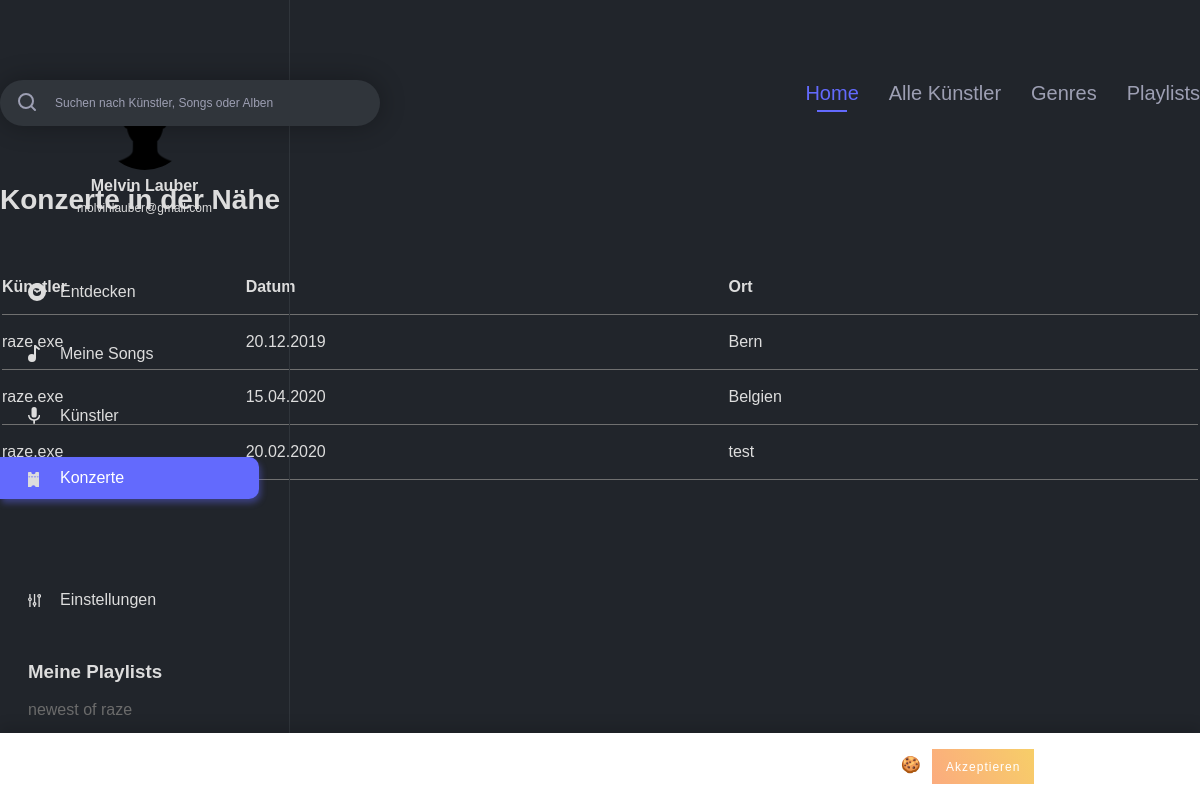
The page /events.php (signed in) on the database as committed earlier.
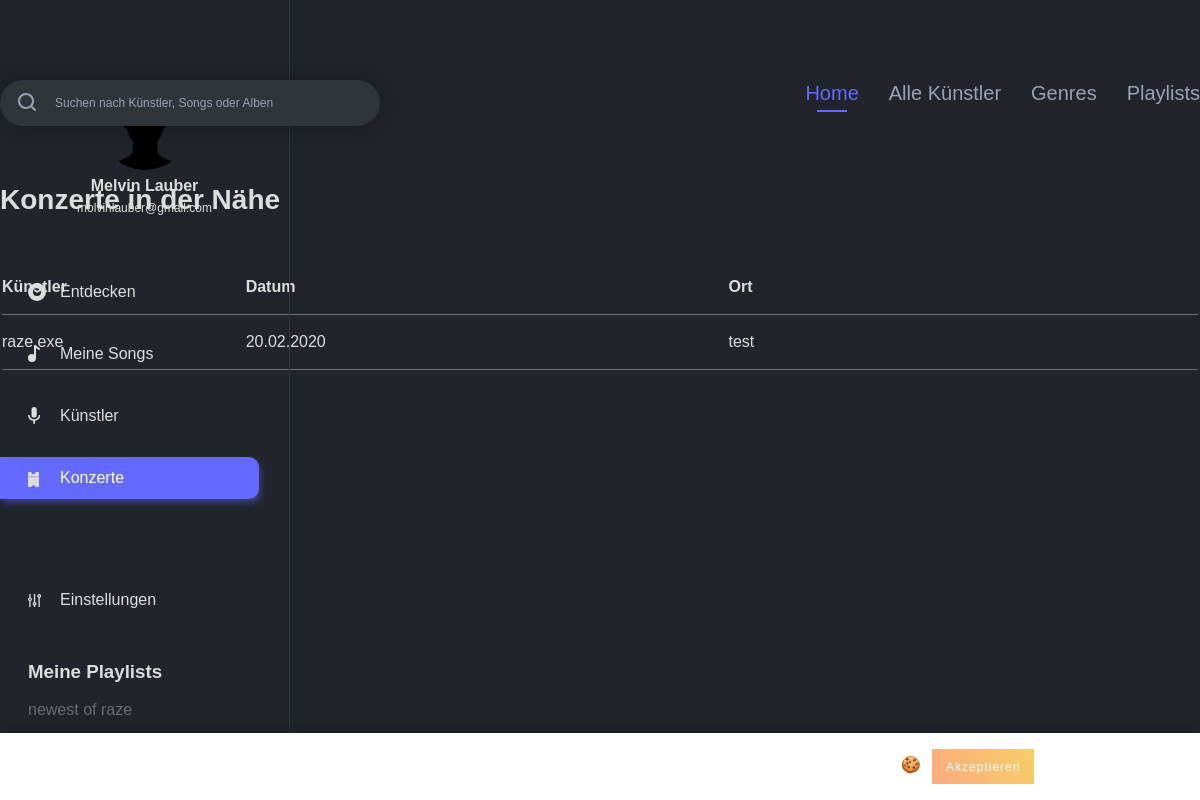
The same page on the database as committed later.
### tables this page shows
CREATE TABLE IF NOT EXISTS `users` (
  `id` int(11) NOT NULL AUTO_INCREMENT,
  `username` varchar(255) NOT NULL,
  `email` varchar(255) NOT NULL,
  `firstname` varchar(255) NOT NULL,
  `lastname` varchar(255) NOT NULL,
  `password_hash` varchar(255) NOT NULL,
  `password_token` varchar(255) NOT NULL,
  `is_artist` int(1) NOT NULL,
  `has_darkmode` tinyint(1) NOT NULL,
  PRIMARY KEY (`id`),
  UNIQUE KEY `username` (`username`),
  UNIQUE KEY `email` (`email`)
);

CREATE TABLE IF NOT EXISTS `playlist` (
  `playlist_id` int(11) NOT NULL AUTO_INCREMENT,
  `playlist_name` varchar(255) NOT NULL,
  `user_id` int(11) NOT NULL,
  `playlist_description` text NOT NULL,
  PRIMARY KEY (`playlist_id`),
  KEY `playlist_fk0` (`user_id`)
);

CREATE TABLE IF NOT EXISTS `events` (
  `id` int(11) NOT NULL AUTO_INCREMENT,
  `artist_id_link` int(11) NOT NULL,
  `event_name` varchar(255) NOT NULL,
  `place` varchar(255) NOT NULL,
  `event_date` date NOT NULL,
  PRIMARY KEY (`id`),
  KEY `artist_id_link` (`artist_id_link`)
);

CREATE TABLE IF NOT EXISTS `artist` (
  `artist_id` int(11) NOT NULL AUTO_INCREMENT,
  `user_id` int(11) NOT NULL,
  `artist_firstname` varchar(255) NOT NULL,
  `artist_lastname` varchar(255) NOT NULL,
  `biography` text NOT NULL,
  PRIMARY KEY (`artist_id`),
  KEY `artist_fk0` (`user_id`)
);

### includes/start.php (called while the page is built, shortened)
<?php
include 'db.php';
if (isset($_SESSION['user']['id']) && !empty($_SESSION['user']['id'])) {
	$statement = $pdo->prepare("SELECT * FROM `users` WHERE `id` = :id");
	$result = $statement->execute(array('id' => $_SESSION['user']['id']));
}
if (isset($_SESSION['user']['has_darkmode']) && $_SESSION['user']['has_darkmode'] == 1) {
	$body_class = 'dark';
}
else {
	$body_class = '';
}
?>

### events.php (the view, shortened to what this page needs)
<?php
include 'includes/start.php';
$get_events_query = "SELECT * FROM `events` events
					 INNER JOIN `artist` artist ON artist.artist_id = events.artist_id_link";
?>
<!DOCTYPE html>
<html lang="de">
	<head>
		<?php include 'includes/meta_data.php'; ?>
	</head>
	<body class="<?php echo $body_class; ?>">
		<?php include 'includes/navigation_left.php'; ?>
		<?php include 'includes/cookie_banner.php'; ?>
		<div class="main_content_wrapper">
			<div class="main_content_inner">
				<?php include 'includes/search_navi.php'; ?>
				<h3 class="short_title"><?php echo NEAR_CONCERTS; ?></h3>
				<div id="events_table">
				<table class="concerts_near_you">
					<tbody>
						<tr class="event_table">
							<th class="artist_name_concert"><?php echo ARTISTS; ?></th>
							<th class="concert_when"><?php echo DATE; ?></th>
							<th class="concert_where"><?php echo WHERE; ?></th>
						</tr>
						<?php foreach ($pdo->query($get_events_query) as $event) { ?>
							<tr class="event_table">
								<td class="artist_name_concert event_table"><?php echo $event['artist_firstname'].' '.$event['artist_lastname']; ?></td>
								<td class="concert_when event_table">
									<?php
									$date = new DateTime($event['event_date']);
									echo $date->format('d.m.Y');
									?>
								</td>
								<td class="concert_where event_table"><?php echo $event['place']; ?></td>
							</tr>
						<?php } ?>
					</tbody>
				</table>
			</div>
			</div>
		</div>
	</body>

### includes/navigation_left.php (shortened to what this page needs)
<?php
if(isset($_SESSION['active'])) {
	$active_class = $_SESSION['active'];
}
$query = "SELECT * FROM `users` WHERE `id` = ".$_SESSION['user']['id'];
$playlist_query = "SELECT * FROM `playlist` WHERE `user_id` = ".$_SESSION['user']['id'];
?>
<div class="navigation_left">
	<div class="navigation_wrapper">
		<div class="profile">
			<h3 class="profile_name">
				<?php foreach ($pdo->query($query) as $user_data) {
					echo $user_data['firstname'].' '.$user_data['lastname'];
				} ?>
			</h3>
			<p class="profile_mail">
				<?php foreach ($pdo->query($query) as $user_data) {
					echo $user_data['email'];
				} ?>
			</p>
		</div>
		<div class="main_navigation">
			<ul>
				<li class="navigation_element <?php if($active_class === 'discover') { echo 'active'; } ?>"><a href="index.php"><img class="svg" src="img/assets/discover.svg" alt="<?php echo DISCOVER; ?>"><?php echo DISCOVER; ?></a></li>
				<li class="navigation_element <?php if($active_class === 'my_songs') { echo 'active'; } ?>"><a href="my_songs.php"><img class="svg" src="img/assets/my_songs.svg" alt="<?php echo MY_SONGS; ?>"><?php echo MY_SONGS; ?></a></li>
				<li class="navigation_element <?php if($active_class === 'artists') { echo 'active'; } ?>"><a href="artists.php"><img class="svg" src="img/assets/artists.svg" alt="<?php echo ARTISTS; ?>"><?php echo ARTISTS; ?></a></li>
				<li class="navigation_element <?php if($active_class === 'events') { echo 'active'; } ?>"><a href="events.php"><img class="svg" src="img/assets/events.svg" alt="<?php echo EVENTS; ?>"><?php echo EVENTS; ?></a></li>
				<li class="navigation_element <?php if($active_class === 'settings') { echo 'active'; } ?>"><a href="settings.php"><img class="svg" src="img/assets/settings_nav.svg" alt="<?php echo SETTINGS; ?>"><?php echo SETTINGS; ?></a></li>
			</ul>
		</div>
		<div class="playlist_wrapper">
			<h3 class="playlist_title"><?php echo MY_PLAYLISTS; ?></h3>
			<ul>
				<?php foreach ($pdo->query($playlist_query) as $playlist_data) { ?>
					<li class="playlist_element"><a href="playlist_detail.php?playlist_id=<?php echo $playlist_data['playlist_id']; ?>"><?php echo $playlist_data['playlist_name']; ?></a></li>
				<?php } ?>
			</ul>
		</div>
	</div>
</div>

Rows that differ between the two databases and show on the page:
removed events: artist_id_link.artist_firstname "raze.exe", event_date "20.12.2019", place "Bern"
removed events: artist_id_link.artist_firstname "raze.exe", event_date "15.04.2020", place "Belgien"
